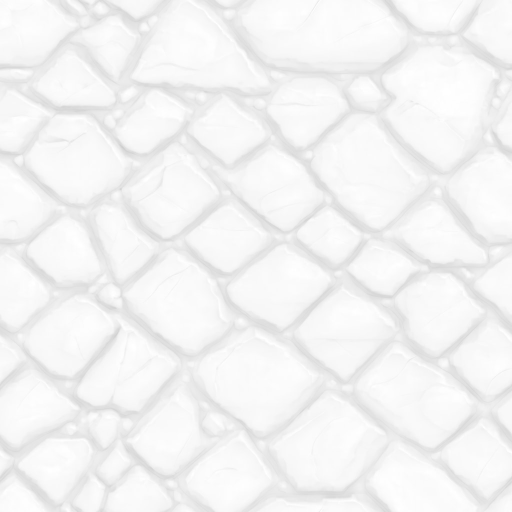
#> input picture scripts/assets/blender_tidehold/town_tex/src/Cobblestone259_06_AmbientOcclusion.jpg, 1024 x 1024 px (shown at 1/2 size)
$ python -i package_hero_assets.py   (imports and definitions only)
#> lines starting #> are read from the running program, lines starting #| are printed output that depends on the picture
"""Pack original Blender frames; premultiplied resampling, alpha-safe RGB bleed.
No painted content. Source renders are 16-bit PNG; runtime is RGBA8 WebP.
"""
from pathlib import Path
from PIL import Image,ImageDraw,ImageFont
import numpy as np
import json, argparse, subprocess

ROOT=Path(__file__).resolve().parent
EFFECTS=['pyroblast','frost_nova','chain_heal']
TILE=512;GUTTER=8;CONTENT=496;GRID=8;FPS=30;QUALITY=90

# [12 lines left out: functions save_runtime, reencode, not called in this run]

def rgba_frame(path):
    im=Image.open(path).convert('RGBA')
    if im.size!=(CONTENT,CONTENT):im=im.convert('RGBa').resize((CONTENT,CONTENT),Image.Resampling.LANCZOS).convert('RGBA')
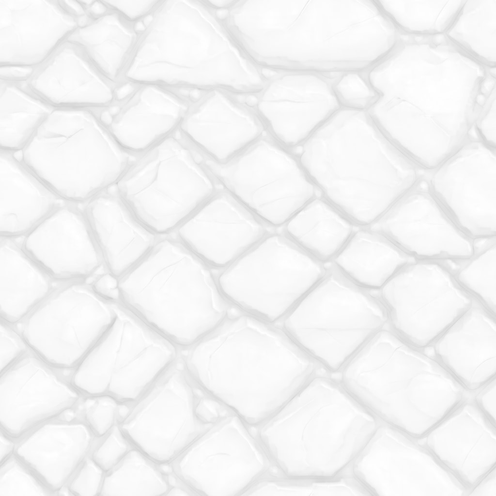
#> im: PIL image 496x496 RGBA; mean R, G, B, A 243.4, 243.4, 243.4, 255
    a=np.array(im)
    # Numerical dust is discarded only below one half of a percent opacity.
    a[a[:,:,3]<2,3]=0
    mask=a[:,:,3]>0
#> mask: shape (496, 496) bool; every value is 1
    if mask.any():
        known=mask.copy()
        for step in range(4):
            old=known.copy();colors=a[:,:,:3].copy()
            for dy,dx in [(0,1),(0,-1),(1,0),(-1,0),(1,1),(-1,-1),(1,-1),(-1,1)]:
                neighbor=np.roll(old,(dy,dx),(0,1));color=np.roll(colors,(dy,dx),(0,1))
                if dy==1:neighbor[0]=False
                if dy==-1:neighbor[-1]=False
                if dx==1:neighbor[:,0]=False
                if dx==-1:neighbor[:,-1]=False
                fill=(~known)&neighbor;a[fill,:3]=color[fill];known[fill]=True
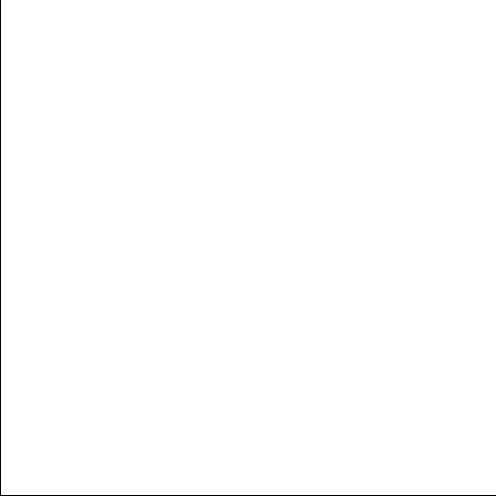
#> neighbor: shape (496, 496) bool; 99.6% white; black in thin lines or dots
        a[~known,:3]=0
    else:a[:]=0
    return Image.fromarray(a)

# [8 lines left out: function background, not called in this run]

def thumb(im,size):return im.convert('RGBa').resize((size,size),Image.Resampling.LANCZOS).convert('RGBA')

# [59 lines left out: function build, not called in this run]

# [45 lines not run here, left out]

>>> result = rgba_frame('../../blender_tidehold/town_tex/src/Cobblestone259_06_AmbientOcclusion.jpg')

$ run again, on scripts/assets/blender_tidehold/town_tex/src/Planks85_02_AmbientOcclusion.jpg
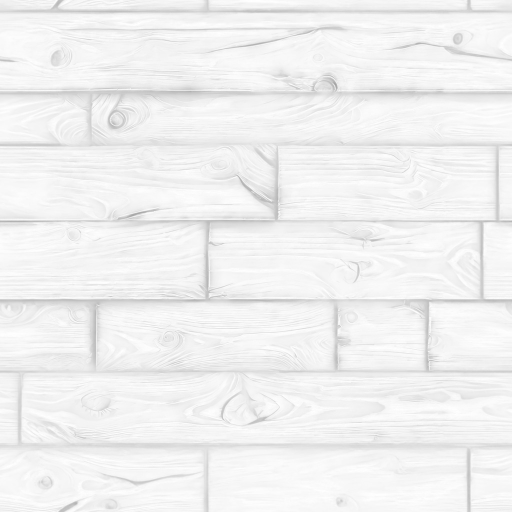
#> input picture scripts/assets/blender_tidehold/town_tex/src/Planks85_02_AmbientOcclusion.jpg, 1024 x 1024 px (shown at 1/2 size)
#> in rgba_frame, `if im.size!=(CONTENT,CONTENT):im=im.convert('RGBa').resize((CONTENT,CO..`:
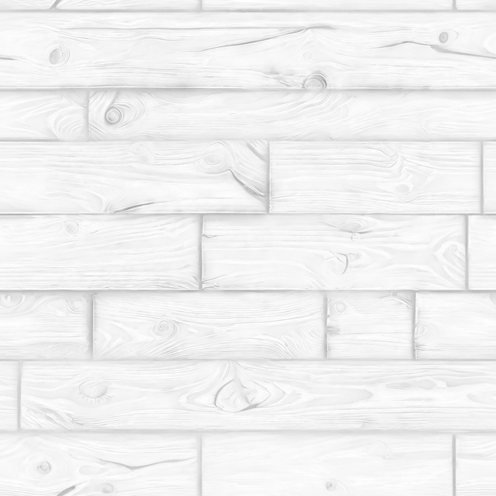
#> im: PIL image 496x496 RGBA; mean R, G, B, A 240.7, 240.7, 240.7, 255
#> mask: shape (496, 496) bool; every value is 1
